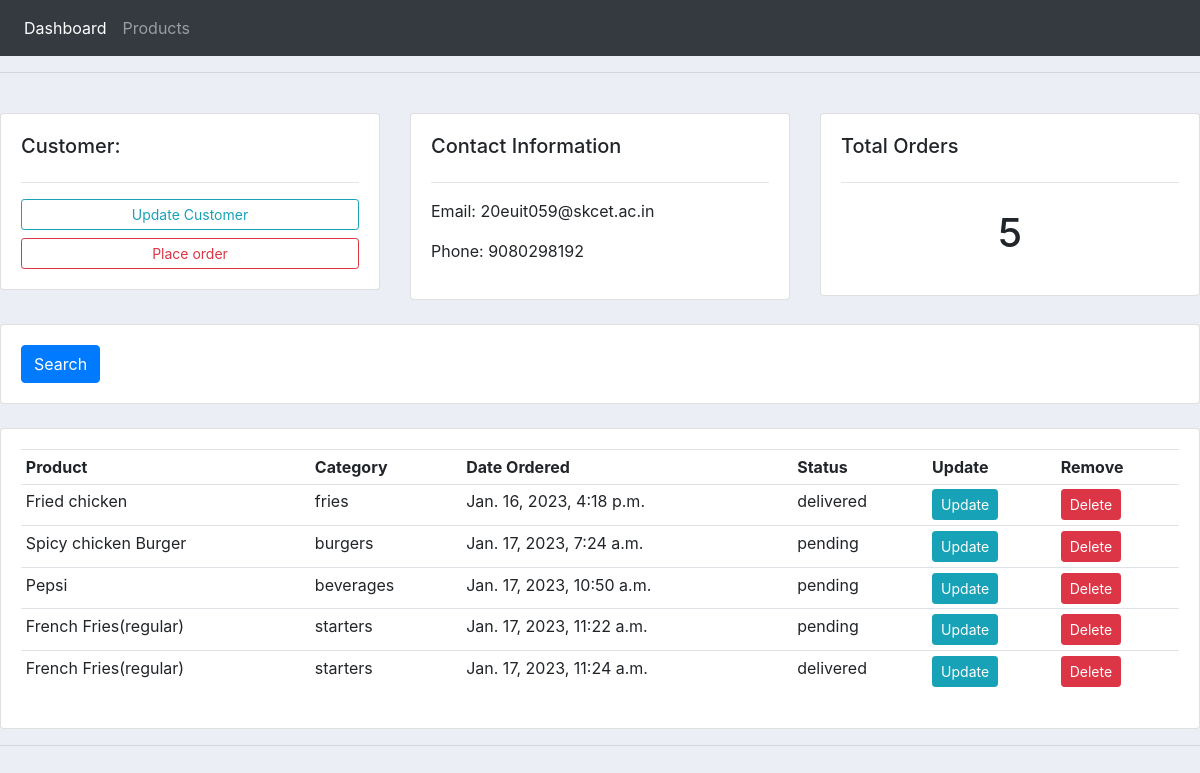
Page /customers/2/ on the committed database.
### accounts/models.py (models this page shows, shortened)
class Customer(models.Model):
    name=models.CharField(max_length=200,null=True)
    phone=models.CharField(max_length=10,null=True)
    email=models.CharField(max_length=200,null=True)
    datecreated=models.DateTimeField(auto_now_add=True,null=True)

class Order(models.Model):
    STATUS=(
        ('pending','Pending'),
        ('out for delivery','Out for Delivery'),
        ('delivered','Delivered')
    )
    customer=models.ForeignKey(Customer,null=True,on_delete=models.SET_NULL)
    product=models.ForeignKey(Product,null=True,on_delete=models.SET_NULL)
    datecreated=models.DateTimeField(auto_now_add=True,null=True)
    status=models.CharField(max_length=200,null=True,choices=STATUS)

class Product(models.Model):
    CATEGORY=(
        ('Starters','Starters'),
        ('Snacks','Snacks'),
        ('Severages','Beverages'),
        ('Burgers','Burgers'),
        ('Fries','Fries')
    )
    name=models.CharField(max_length=200,null=True)
    price=models.FloatField(null=True)
    category=models.CharField(max_length=200,null=True,choices=CATEGORY)
    description=models.CharField(max_length=200,null=True)
    datecreated=models.DateTimeField(auto_now_add=True,null=True)
    tag=models.ManyToManyField(Tag)
    def __str__(self):
        return self.name

### accounts/views.py (the view)
# urls.py: path('customers/<str:cusid>/',views.customers,name='customers'),
def customers(request,cusid):
    customer=Customer.objects.get(id=cusid)
    orders=customer.order_set.all()
    totord=orders.count()
    context={'customer':customer,'orders':orders,'totord':totord}
    return render(request,'accounts/customer.html',context)

### accounts/templates/accounts/customer.html
{% extends 'accounts/main.html' %}
{% block content %}
<br>
<div class="row">
    <div class="col-md">
        <div class="card card-body">
            <h5>Customer:</h5>
            <hr>
            <a class="btn btn-outline-info btn-sm btn-block" href="">
                Update Customer
            </a>
            <a class="btn btn-outline-danger btn-sm btn-block" href="{% url 'createorder' customer.id %}">
               Place order
            </a>
        </div>
    </div>
    <div class="col-md">
        <div class="card card-body">
            <h5>Contact Information</h5>
            <hr>
            <p>Email: {{customer.email}}</p>
            <p>Phone: {{customer.phone}}</p>
        </div>
    </div>
    <div class="col-md">
        <div class="card card-body">
            <h5>Total Orders</h5>
            <hr>
            <h1 style="text-align: center;padding: 10px">{{totord}}</h1>
        </div>
    </div>
</div>
<br>
<div class="row">
    <div class="col">
        <div class="card card-body">
            <form method="get">
                <button class="btn btn-primary" type="submit">Search</button>
            </form>
        </div>
    </div>
</div>
<br>
<div class="row">
    <div class="col-md">
        <div class="card card-body">
            <table class="table table-sm">
                <tr>
                    <th>Product</th>
                    <th>Category</th>
                    <th>Date Ordered</th>
                    <th>Status</th>
                    <th>Update</th>
                    <th>Remove</th>
                </tr>
                {%for i in orders%}
                <tr>
                    <td>{{i.product}}</td>
                    <td>{{i.product.category}}</td>
                    <td>{{i.datecreated}}</td>
                    <td>{{i.status}}</td>
                    <td><a href="{% url 'updateorder' i.id %}"><button class="btn btn-sm btn-info">Update</button></a></td>
                    <td><a href="{% url 'deleteorder' i.id %}"><button class="btn btn-sm btn-danger">Delete</button></a></td>
                </tr>
                {%endfor%}
            </table>
        </div>
    </div>
</div>
{% endblock %}

### static/css/main.css (style rules this page uses)
body { background-color: #ebeff5; }

### rows in the picture
Customer: email "20euit059@skcet.ac.in", phone "9080298192"
Order: product "Fried chicken", product.category "fries", datecreated "Jan. 16, 2023, 4:18 p.m.", status "delivered"
Order: product "Spicy chicken Burger", product.category "burgers", datecreated "Jan. 17, 2023, 7:24 a.m.", status "pending"
Order: product "Pepsi", product.category "beverages", datecreated "Jan. 17, 2023, 10:50 a.m.", status "pending"
Order: product "French Fries(regular)", product.category "starters", datecreated "Jan. 17, 2023, 11:22 a.m.", status "pending"
Order: product "French Fries(regular)", product.category "starters", datecreated "Jan. 17, 2023, 11:24 a.m.", status "delivered"

### other values in the picture
{{ totord }} "5"
